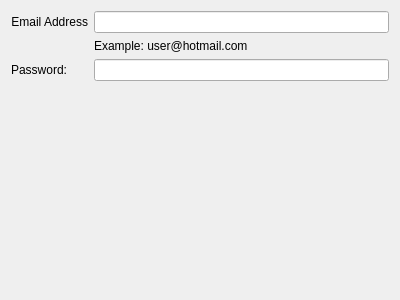
<?xml version="1.0" encoding="UTF-8"?>
<ui version="4.0">
 <class>MainOptionsWidget</class>
 <widget class="QWidget" name="MainOptionsWidget">
  <property name="geometry">
   <rect>
    <x>0</x>
    <y>0</y>
    <width>400</width>
    <height>300</height>
   </rect>
  </property>
  <property name="windowTitle">
   <string>Account Preferences</string>
  </property>
  <layout class="QFormLayout" name="formLayout">
   <property name="fieldGrowthPolicy">
    <enum>QFormLayout::ExpandingFieldsGrow</enum>
   </property>
   <item row="0" column="0">
    <widget class="QLabel" name="accountLabel">
     <property name="text">
      <string>Email Address</string>
     </property>
     <property name="alignment">
      <set>Qt::AlignRight|Qt::AlignTrailing|Qt::AlignVCenter</set>
     </property>
    </widget>
   </item>
   <item row="0" column="1">
    <widget class="KLineEdit" name="accountLineEdit">
     <property name="showClearButton" stdset="0">
      <bool>false</bool>
     </property>
    </widget>
   </item>
   <item row="2" column="0">
    <widget class="QLabel" name="passwordLabel">
     <property name="text">
      <string>Password:</string>
     </property>
     <property name="alignment">
      <set>Qt::AlignRight|Qt::AlignTrailing|Qt::AlignVCenter</set>
     </property>
    </widget>
   </item>
   <item row="2" column="1">
    <widget class="KLineEdit" name="passwordLineEdit">
     <property name="echoMode">
      <enum>QLineEdit::Password</enum>
     </property>
     <property name="showClearButton" stdset="0">
      <bool>true</bool>
     </property>
     <property name="passwordMode">
      <bool>true</bool>
     </property>
    </widget>
   </item>
   <item row="1" column="1">
    <widget class="QLabel" name="label">
     <property name="text">
      <string>Example: user@hotmail.com</string>
     </property>
    </widget>
   </item>
  </layout>
 </widget>
 <customwidgets>
  <customwidget>
   <class>KLineEdit</class>
   <extends>QLineEdit</extends>
   <header>klineedit.h</header>
  </customwidget>
 </customwidgets>
 <resources/>
 <connections/>
</ui>
